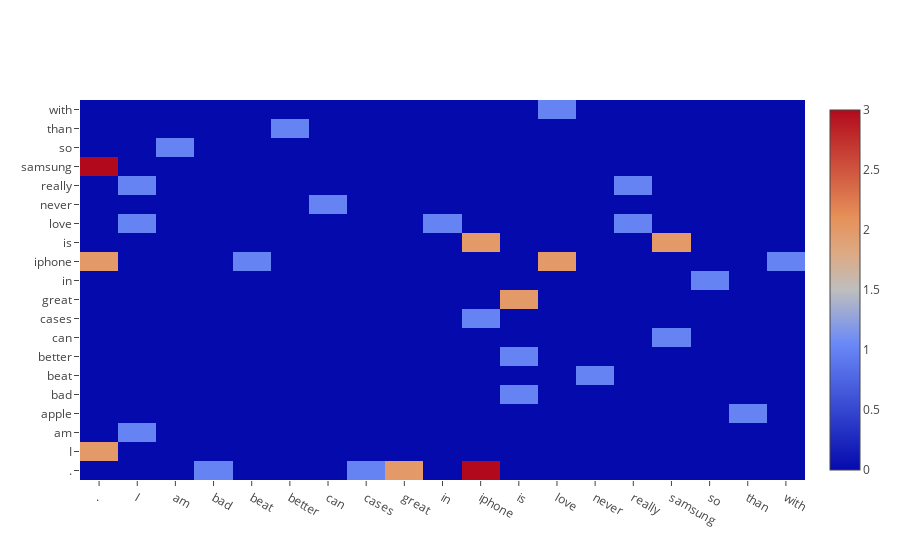

Notebook cell for this chart:
### Code cell
col=list(bgram_cfd_df.columns)
trace = go.Heatmap(z=co_occ_matrix.tolist(),
                   x=col,
                   y=list(bgram_cfd_df.index))
data=[trace]
py.iplot(data, filename='labelled-heatmap')

### Figure 1 — Plotly figure (JSON) as saved in the notebook; plotly's stock layout.template omitted (floating-point values rounded to 4 significant figures; data arrays with more than 128 entries replaced by an {"elided": "..."} marker saying what was removed)
{"data": [{"type": "heatmap", "x": [".", "I", "am", "bad", "beat", "better", "can", "cases", "great", "in", "iphone", "is", "love", "never", "really", "samsung", "so", "than", "with"], "y": [".", "I", "am", "apple", "bad", "beat", "better", "can", "cases", "great", "in", "iphone", "is", "love", "never", "really", "samsung", "so", "than", "with"], "z": {"elided": "20x19 int values"}}], "layout": {}}
